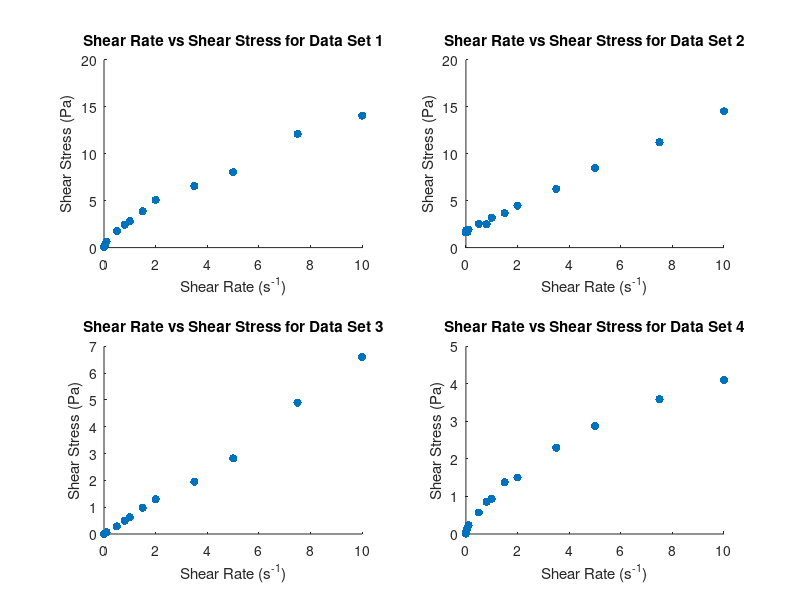
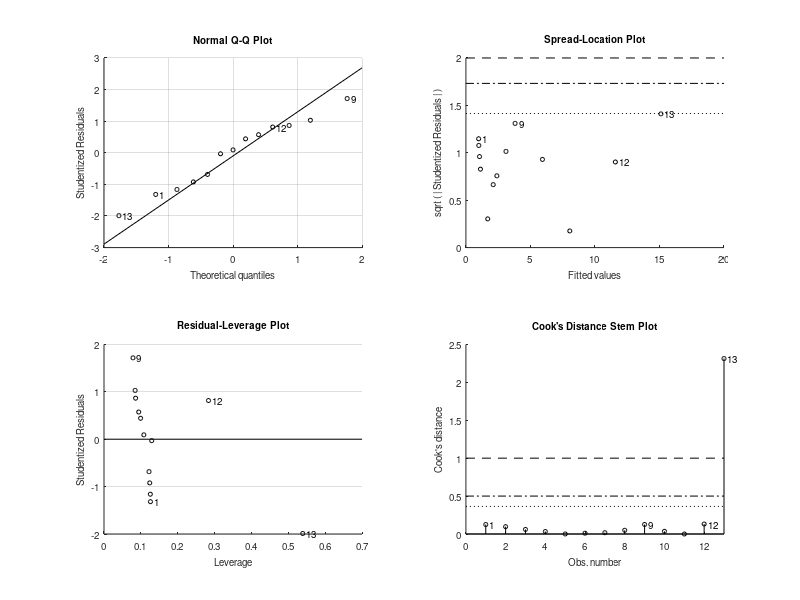
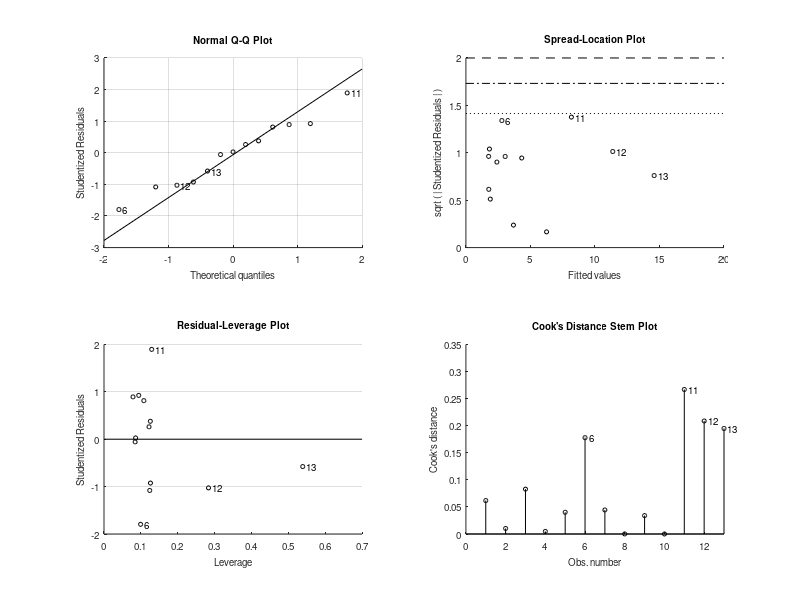
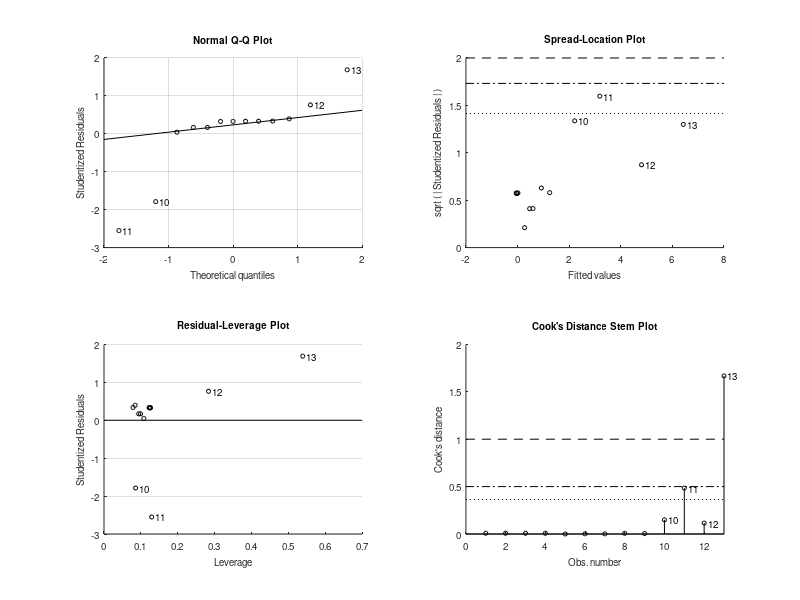

These figures' MATLAB source, in order: (Note: this script raises an error after producing the figures.)
clear
clc

% Importing data
data1 = load('data1.txt');
data2 = load('data2.txt');
data3 = load('data3.txt');
data4 = load('data4.txt');

% Extract shear rates and shear stresses
shear_rate1 = data1(:,1);
shear_stress1 = data1(:,2);
shear_rate2 = data2(:,1);
shear_stress2 = data2(:,2);
shear_rate3 = data3(:,1);
shear_stress3 = data3(:,2);
shear_rate4 = data4(:,1);
shear_stress4 = data4(:,2);

% Plotting the data
figure;
subplot(2,2,1);
scatter(shear_rate1, shear_stress1, 'filled');
title('Shear Rate vs Shear Stress for Data Set 1');
xlabel('Shear Rate (s^{-1})');
ylabel('Shear Stress (Pa)');

subplot(2,2,2);
scatter(shear_rate2, shear_stress2, 'filled');
title('Shear Rate vs Shear Stress for Data Set 2');
xlabel('Shear Rate (s^{-1})');
ylabel('Shear Stress (Pa)');

subplot(2,2,3);
scatter(shear_rate3, shear_stress3, 'filled');
title('Shear Rate vs Shear Stress for Data Set 3');
xlabel('Shear Rate (s^{-1})');
ylabel('Shear Stress (Pa)');

subplot(2,2,4);
scatter(shear_rate4, shear_stress4, 'filled');
title('Shear Rate vs Shear Stress for Data Set 4');
xlabel('Shear Rate (s^{-1})');
ylabel('Shear Stress (Pa)');

% Curve fitting for different fluid behaviors
% Newtonian fit
linear_fit1 = fitlm(shear_rate1, shear_stress1);
linear_fit2 = fitlm(shear_rate2, shear_stress2);
linear_fit3 = fitlm(shear_rate3, shear_stress3);
linear_fit4 = fitlm(shear_rate4, shear_stress4);

% Shear thinning (pseudoplastic) fit
shear_thinning_fit1 = fit(shear_rate1, shear_stress1, 'power1');
shear_thinning_fit2 = fit(shear_rate2, shear_stress2, 'power1');
shear_thinning_fit3 = fit(shear_rate3, shear_stress3, 'power1');
shear_thinning_fit4 = fit(shear_rate4, shear_stress4, 'power1');

% Shear thickening (dilatant) fit
shear_thickening_fit1 = fit(shear_rate1, shear_stress1, 'power2');
shear_thickening_fit2 = fit(shear_rate2, shear_stress2, 'power2');
shear_thickening_fit3 = fit(shear_rate3, shear_stress3, 'power2');
shear_thickening_fit4 = fit(shear_rate4, shear_stress4, 'power2');

% Bingham plastic fit
bingham_fit1 = fit(shear_rate1, shear_stress1, 'poly1');
bingham_fit2 = fit(shear_rate2, shear_stress2, 'poly1');
bingham_fit3 = fit(shear_rate3, shear_stress3, 'poly1');
bingham_fit4 = fit(shear_rate4, shear_stress4, 'poly1');

% Plotting fitted models over the data
figure;
subplot(2,2,1);
scatter(shear_rate1, shear_stress1, 'filled');
hold on;
plot(shear_rate1, predict(linear_fit1, shear_rate1), 'r-', 'LineWidth', 2);
plot(shear_rate1, shear_thinning_fit1(shear_rate1), 'g-', 'LineWidth', 2);
plot(shear_rate1, shear_thickening_fit1(shear_rate1), 'b-', 'LineWidth', 2);
plot(shear_rate1, bingham_fit1(shear_rate1), 'k-', 'LineWidth', 2);
title('Shear Rate vs Shear Stress for Data Set 1');
xlabel('Shear Rate (s^{-1})');
ylabel('Shear Stress (Pa)');
legend('Data', 'Newtonian', 'Shear Thinning', 'Shear Thickening', 'Bingham');

subplot(2,2,2);
scatter(shear_rate2, shear_stress2, 'filled');
hold on;
plot(shear_rate2, predict(linear_fit2, shear_rate2), 'r-', 'LineWidth', 2);
plot(shear_rate2, shear_thinning_fit2(shear_rate2), 'g-', 'LineWidth', 2);
plot(shear_rate2, shear_thickening_fit2(shear_rate2), 'b-', 'LineWidth', 2);
plot(shear_rate2, bingham_fit2(shear_rate2), 'k-', 'LineWidth', 2);
title('Shear Rate vs Shear Stress for Data Set 2');
xlabel('Shear Rate (s^{-1})');
ylabel('Shear Stress (Pa)');
legend('Data', 'Newtonian', 'Shear Thinning', 'Shear Thickening', 'Bingham');

subplot(2,2,3);
scatter(shear_rate3, shear_stress3, 'filled');
hold on;
plot(shear_rate3, predict(linear_fit3, shear_rate3), 'r-', 'LineWidth', 2);
plot(shear_rate3, shear_thinning_fit3(shear_rate3), 'g-', 'LineWidth', 2);
plot(shear_rate3, shear_thickening_fit3(shear_rate3), 'b-', 'LineWidth', 2);
plot(shear_rate3, bingham_fit3(shear_rate3), 'k-', 'LineWidth', 2);
title('Shear Rate vs Shear Stress for Data Set 3');
xlabel('Shear Rate (s^{-1})');
ylabel('Shear Stress (Pa)');
legend('Data', 'Newtonian', 'Shear Thinning', 'Shear Thickening', 'Bingham');

subplot(2,2,4);
scatter(shear_rate4, shear_stress4, 'filled');
hold on;
plot(shear_rate4, predict(linear_fit4, shear_rate4), 'r-', 'LineWidth', 2);
plot(shear_rate4, shear_thinning_fit4(shear_rate4), 'g-', 'LineWidth', 2);
plot(shear_rate4, shear_thickening_fit4(shear_rate4), 'b-', 'LineWidth', 2);
plot(shear_rate4, bingham_fit4(shear_rate4), 'k-', 'LineWidth', 2);
title('Shear Rate vs Shear Stress for Data Set 4');
xlabel('Shear Rate (s^{-1})');
ylabel('Shear Stress (Pa)');
legend('Data', 'Newtonian', 'Shear Thinning', 'Shear Thickening', 'Bingham');

% Calculating viscosity for each data set
viscosity1 = shear_stress1 ./ shear_rate1;
viscosity2 = shear_stress2 ./ shear_rate2;
viscosity3 = shear_stress3 ./ shear_rate3;
viscosity4 = shear_stress4 ./ shear_rate4;

% Plotting viscosity curves
figure;
subplot(2,2,1);
plot(shear_rate1, viscosity1, 'o-', 'LineWidth', 2);
title('Viscosity vs Shear Rate for Data Set 1');
xlabel('Shear Rate (s^{-1})');
ylabel('Viscosity (Pa·s)');

subplot(2,2,2);
plot(shear_rate2, viscosity2, 'o-', 'LineWidth', 2);
title('Viscosity vs Shear Rate for Data Set 2');
xlabel('Shear Rate (s^{-1})');
ylabel('Viscosity (Pa·s)');

subplot(2,2,3);
plot(shear_rate3, viscosity3, 'o-', 'LineWidth', 2);
title('Viscosity vs Shear Rate for Data Set 3');
xlabel('Shear Rate (s^{-1})');
ylabel('Viscosity (Pa·s)');

subplot(2,2,4);
plot(shear_rate4, viscosity4, 'o-', 'LineWidth', 2);
title('Viscosity vs Shear Rate for Data Set 4');
xlabel('Shear Rate (s^{-1})');
ylabel('Viscosity (Pa·s)');

% Interpolating shear stress at 1.5 s^-1 for each data set
shear_stress_at_1_5_1 = interp1(shear_rate1, shear_stress1, 1.5);
shear_stress_at_1_5_2 = interp1(shear_rate2, shear_stress2, 1.5);
shear_stress_at_1_5_3 = interp1(shear_rate3, shear_stress3, 1.5);
shear_stress_at_1_5_4 = interp1(shear_rate4, shear_stress4, 1.5);

% Display results
fprintf('Shear stress at 1.5 s^-1 for Data Set 1: %.4f Pa\n', shear_stress_at_1_5_1);
fprintf('Shear stress at 1.5 s^-1 for Data Set 2: %.4f Pa\n', shear_stress_at_1_5_2);
fprintf('Shear stress at 1.5 s^-1 for Data Set 3: %.4f Pa\n', shear_stress_at_1_5_3);
fprintf('Shear stress at 1.5 s^-1 for Data Set 4: %.4f Pa\n', shear_stress_at_1_5_4);

% Reporting the type of fluid and model parameters
fprintf('Data Set 1: Newtonian R^2 = %.4f, Shear Thinning R^2 = %.4f, Shear Thickening R^2 = %.4f, Bingham R^2 = %.4f\n', ...
    linear_fit1.Rsquared.Ordinary, gof1.rsquare, gof5.rsquare, gof9.rsquare);
fprintf('Data Set 2: Newtonian R^2 = %.4f, Shear Thinning R^2 = %.4f, Shear Thickening R^2 = %.4f, Bingham R^2 = %.4f\n', ...
    linear_fit2.Rsquared.Ordinary, gof2.rsquare, gof6.rsquare, gof10.rsquare);
fprintf('Data Set 3: Newtonian R^2 = %.4f, Shear Thinning R^2 = %.4f, Shear Thickening R^2 = %.4f, Bingham R^2 = %.4f\n', ...
    linear_fit3.Rsquared.Ordinary, gof3.rsquare, gof7.rsquare, gof11.rsquare);
fprintf('Data Set 4: Newtonian R^2 = %.4f, Shear Thinning R^2 = %.4f, Shear Thickening R^2 = %.4f, Bingham R^2 = %.4f\n', ...
    linear_fit4.Rsquared.Ordinary, gof4.rsquare, gof8.rsquare, gof12.rsquare);